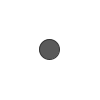
Frame 1 (no input)
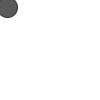
Frame 60 (the mouse pressed at the canvas centre just before this capture)
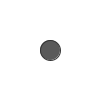
Frame 120 (the mouse held since frame 60 and released just before this capture)

The Processing sketch that drew these frames (run headless with seeded random() and noise(); from frame 60 on, the mouse is pressed at the canvas centre):

// Processing sketch: sketch_180521a
// ── sketch_180521a.pde
  class Mover {
    PVector location;
    PVector velocity;
    PVector acceleration;
    
    Mover() {
     location = new PVector(width/2, height/2);
     velocity = new PVector(0,0);
     acceleration = new PVector(0.05, 0);
    }
    
    void update() {
      acceleration = new PVector(mouseX, mouseY);
      acceleration.sub(location);
      velocity.add(acceleration);
      velocity.limit(1);
      location.add(velocity);
    }
    
    void edges() {
     if(location.x > width) location.x = 0;
     if(location.x < 0) location.x = width;
     if(location.y > height) location.y = 0;
     if(location.y < 0) location.y = height;
    }
    
    void display() {
      this.edges();

     stroke(51);
     fill(90);
     ellipse(location.x, location.y, 20, 20);
    }
  }

// ── main.pde
Mover m = null;

void setup() {
  
  m = new Mover();
}

void draw() {
  background(255);
  m.update();
 m.display(); 
}
